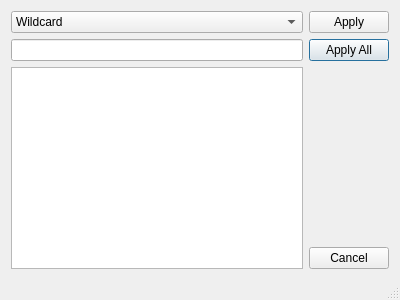
<?xml version="1.0" encoding="UTF-8"?>
<ui version="4.0">
 <class>SearchDialog</class>
 <widget class="QDialog" name="SearchDialog">
  <property name="geometry">
   <rect>
    <x>0</x>
    <y>0</y>
    <width>400</width>
    <height>300</height>
   </rect>
  </property>
  <property name="windowTitle">
   <string>Dialog</string>
  </property>
  <property name="sizeGripEnabled">
   <bool>true</bool>
  </property>
  <layout class="QGridLayout" name="grid_layout">
   <item row="1" column="1">
    <widget class="QPushButton" name="apply_all_btn">
     <property name="text">
      <string>Apply All</string>
     </property>
    </widget>
   </item>
   <item row="0" column="0">
    <widget class="QComboBox" name="match_kind">
     <property name="currentIndex">
      <number>0</number>
     </property>
     <item>
      <property name="text">
       <string>Wildcard</string>
      </property>
     </item>
     <item>
      <property name="text">
       <string>Regex</string>
      </property>
     </item>
    </widget>
   </item>
   <item row="1" column="0">
    <widget class="QLineEdit" name="search_box"/>
   </item>
   <item row="4" column="1">
    <spacer name="verticalSpacer">
     <property name="orientation">
      <enum>Qt::Vertical</enum>
     </property>
     <property name="sizeHint" stdset="0">
      <size>
       <width>20</width>
       <height>189</height>
      </size>
     </property>
    </spacer>
   </item>
   <item row="2" column="0" rowspan="4">
    <widget class="QListWidget" name="matches">
     <property name="selectionMode">
      <enum>QAbstractItemView::ExtendedSelection</enum>
     </property>
     <property name="sortingEnabled">
      <bool>true</bool>
     </property>
    </widget>
   </item>
   <item row="0" column="1">
    <widget class="QPushButton" name="apply_btn">
     <property name="text">
      <string>Apply</string>
     </property>
    </widget>
   </item>
   <item row="6" column="0">
    <widget class="QLabel" name="status">
     <property name="text">
      <string/>
     </property>
    </widget>
   </item>
   <item row="5" column="1">
    <widget class="QPushButton" name="cancel_btn">
     <property name="text">
      <string>Cancel</string>
     </property>
    </widget>
   </item>
  </layout>
 </widget>
 <tabstops>
  <tabstop>match_kind</tabstop>
  <tabstop>search_box</tabstop>
  <tabstop>matches</tabstop>
  <tabstop>apply_btn</tabstop>
  <tabstop>apply_all_btn</tabstop>
  <tabstop>cancel_btn</tabstop>
 </tabstops>
 <resources>
  <include location="resource.qrc"/>
 </resources>
 <connections/>
</ui>
